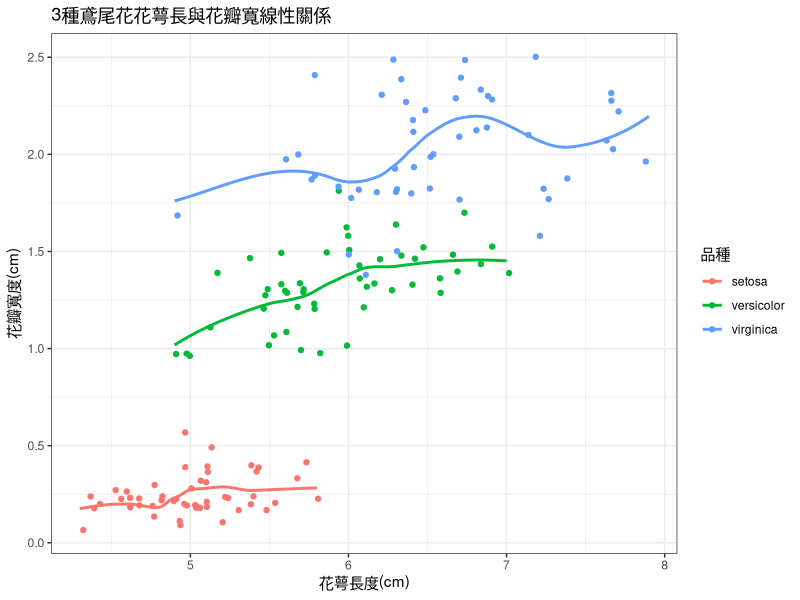

R code for this plot:
## ---- chunk 1
print('Hello world!')
## ---- chunk 2
pkg = c('magrittr','ggplot2')
if ( any(pkg) %in% installed.packages() == TRUE) install.packages(pkg[!pkg %in% rownames(installed.packages())]) 
invisible(lapply(pkg, library, character.only = TRUE))

ggplot(data = iris, mapping = aes(x = Sepal.Length, y = Petal.Width, color = Species))+
  geom_jitter()+
  geom_smooth(se=F)+
  theme_bw()+
  labs(x='花萼長度(cm)',
       y='花瓣寬度(cm)',
       color = '品種',
       title = '3種鳶尾花花萼長與花瓣寬線性關係')
